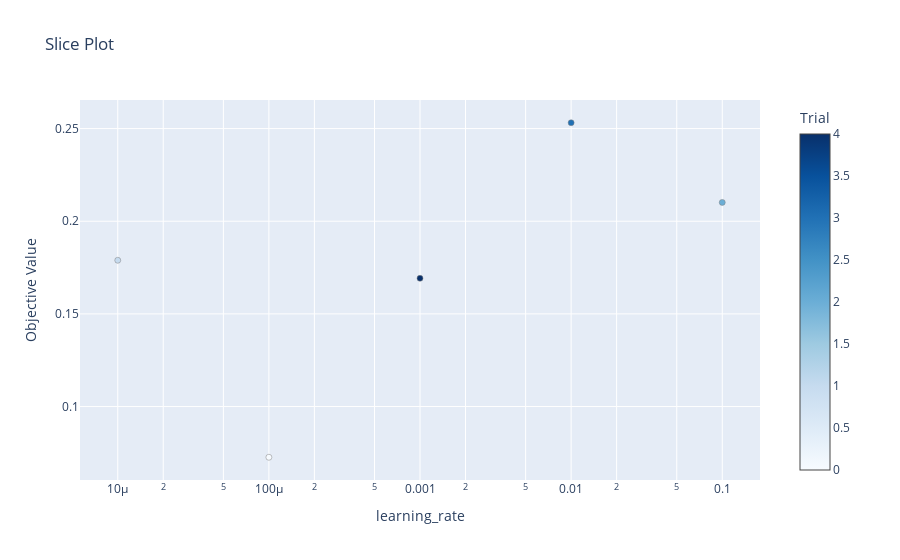

Here is the notebook cell this chart was saved with:
### Code cell
optuna.visualization.plot_slice(study)

### Figure 1 — Plotly figure (JSON) as saved in the notebook; plotly's stock layout.template omitted (floating-point values rounded to 4 significant figures)
{"data": [{"marker": {"color": [0, 1, 2, 3, 4], "colorbar": {"title": {"text": "Trial"}, "x": 1, "xpad": 40}, "colorscale": [[0, "rgb(247,251,255)"], [0.125, "rgb(222,235,247)"], [0.25, "rgb(198,219,239)"], [0.375, "rgb(158,202,225)"], [0.5, "rgb(107,174,214)"], [0.625, "rgb(66,146,198)"], [0.75, "rgb(33,113,181)"], [0.875, "rgb(8,81,156)"], [1, "rgb(8,48,107)"]], "line": {"color": "Grey", "width": 0.5}}, "mode": "markers", "showlegend": false, "type": "scatter", "x": [0.0001, 1e-05, 0.1, 0.01, 0.001], "y": [0.07265, 0.1789, 0.2102, 0.2531, 0.1692]}], "layout": {"title": {"text": "Slice Plot"}, "xaxis": {"title": {"text": "learning_rate"}, "type": "log"}, "yaxis": {"title": {"text": "Objective Value"}}}}
